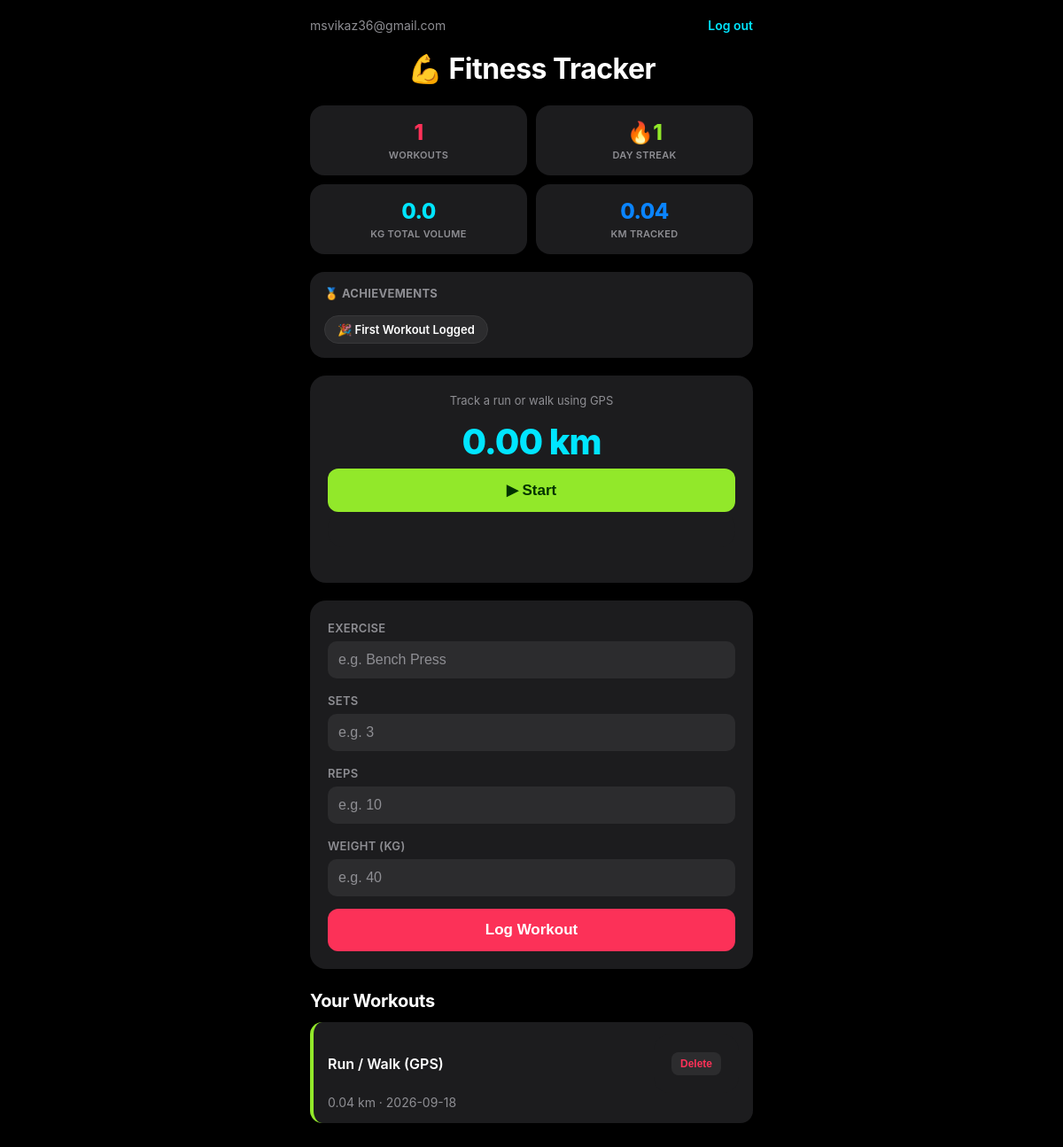
The page / (signed in) on the database its author committed.
### tables this page shows
CREATE TABLE workouts (
            id INTEGER PRIMARY KEY AUTOINCREMENT,
            user_id INTEGER NOT NULL,
            exercise TEXT NOT NULL,
            sets INTEGER NOT NULL,
            reps INTEGER NOT NULL,
            weight REAL NOT NULL,
            distance REAL DEFAULT 0,
            date TEXT NOT NULL,
            FOREIGN KEY (user_id) REFERENCES users (id)
        );

### app.py (the view)
@app.route('/')
@login_required
def home():
    conn = sqlite3.connect('workouts.db')
    cursor = conn.cursor()
    cursor.execute('SELECT * FROM workouts WHERE user_id = ? ORDER BY id DESC', (session['user_id'],))
    workouts = cursor.fetchall()
    conn.close()
    stats = get_stats(session['user_id'])
    return render_template('index.html', workouts=workouts, email=session.get('email'), stats=stats)

### app.py (called while the page is built)
def login_required(f):
    @wraps(f)
    def decorated_function(*args, **kwargs):
        if 'user_id' not in session:
            return redirect('/login')
        return f(*args, **kwargs)
    return decorated_function

### templates/index.html (shortened to what this page needs)
<!DOCTYPE html>
<html lang="en">
<head>
</head>
<body>
    <div class="topbar">
        <span>{{ email }}</span>
        <a href="/logout">Log out</a>
    </div>
    <h1>💪 Fitness Tracker</h1>
    <div class="stats-grid">
        <div class="stat-card">
            <div class="value">{{ stats.total_workouts }}</div>
            <div class="label">Workouts</div>
        </div>
        <div class="stat-card">
            <div class="value">🔥{{ stats.streak }}</div>
            <div class="label">Day Streak</div>
        </div>
        <div class="stat-card">
            <div class="value">{{ stats.total_volume }}</div>
            <div class="label">kg Total Volume</div>
        </div>
        <div class="stat-card">
            <div class="value">{{ stats.total_distance }}</div>
            <div class="label">km Tracked</div>
        </div>
    </div>
    {% if stats.achievements %}
    <div class="achievements">
        <h3>🏅 Achievements</h3>
        {% for badge in stats.achievements %}
            <span class="badge">{{ badge }}</span>
        {% endfor %}
    </div>
    {% endif %}
    <div class="tracker-card">
        <div class="tracker-status" id="trackerStatus">Track a run or walk using GPS</div>
        <div class="tracker-distance" id="trackerDistance">0.00 km</div>
        <div class="tracker-buttons">
            <button id="startBtn" onclick="startTracking()">▶ Start</button>
        </div>
        <form id="saveForm" action="/add_run" method="POST">
        </form>
    </div>
    <form action="/add" method="POST">
        <label>Exercise</label>
        <input type="text" name="exercise" list="exercise-options" required placeholder="e.g. Bench Press" autocomplete="off">
        <label>Sets</label>
        <input type="number" name="sets" required placeholder="e.g. 3">
        <label>Reps</label>
        <input type="number" name="reps" required placeholder="e.g. 10">
        <label>Weight (kg)</label>
        <input type="number" step="0.5" name="weight" required placeholder="e.g. 40">
        <button type="submit">Log Workout</button>
    </form>
    <h2>Your Workouts</h2>
    {% for workout in workouts %}
        <div class="workout">
            <div class="workout-row">
                {% if workout[6] and workout[6] > 0 %}
                    <b>{{ workout[2] }}</b>
                {% else %}
                    <b><a href="/exercise/{{ workout[2] }}">{{ workout[2] }}</a></b>
                {% endif %}
                <div class="workout-actions">
                    <form action="/delete/{{ workout[0] }}" method="POST" style="margin:0;">
                        <button class="delete-btn" type="submit" onclick="return confirm('Delete this workout?')">Delete</button>
                    </form>
                </div>
            </div>
            {% if workout[6] and workout[6] > 0 %}
                <span>{{ "%.2f"|format(workout[6]) }} km &middot; {{ workout[7] }}</span>
            {% else %}
                <span>{{ workout[3] }} sets × {{ workout[4] }} reps @ {{ workout[5] }} kg &middot; {{ workout[7] }}</span>
            {% endif %}
        </div>
    {% else %}
        <p>No workouts logged yet. Add your first one above!</p>
    {% endfor %}
</body>
</html>

### templates/index.html (style rules this page uses)
:root { --bg: #000000; --card: #1c1c1e; --card-2: #2c2c2e; --text: #ffffff; --text-dim: #8e8e93; --red: #fc3158; --green: #92e82a; --cyan: #00e5ff; --blue: #0a84ff; --separator: #38383a; }
* { -webkit-font-smoothing: antialiased; }
body { font-family: -apple-system, BlinkMacSystemFont, "SF Pro Display", "SF Pro Text", Helvetica, Arial, sans-serif; max-width: 500px; margin: 0 auto; padding: 20px; background: var(--bg); color: var(--text); }
h1 { text-align: center; color: var(--text); font-weight: 700; letter-spacing: -0.5px; }
h2 { font-size: 20px; font-weight: 700; letter-spacing: -0.3px; margin: 24px 0 12px 0; }
form { background: var(--card); padding: 20px; border-radius: 18px; margin-bottom: 20px; }
input { width: 100%; padding: 12px; margin: 6px 0 14px 0; border: none; background: var(--card-2); color: var(--text); border-radius: 10px; box-sizing: border-box; font-size: 16px; }
input::placeholder { color: var(--text-dim); }
label { font-size: 13px; color: var(--text-dim); font-weight: 600; text-transform: uppercase; letter-spacing: 0.3px; }
button { width: 100%; padding: 14px; background: var(--red); color: white; border: none; border-radius: 12px; font-size: 17px; font-weight: 700; }
.workout { background: var(--card); padding: 14px 16px; border-radius: 14px; margin-bottom: 10px; border-left: 4px solid var(--green); }
.workout b { font-size: 16px; font-weight: 600; }
.workout span { color: var(--text-dim); font-size: 14px; }
.workout-row { display: flex; justify-content: space-between; align-items: center; }
.workout-actions { display: flex; gap: 8px; }
.workout-actions a, .workout-actions button { font-size: 12px; font-weight: 600; padding: 6px 10px; border-radius: 8px; border: none; text-decoration: none; }
.delete-btn { background: var(--card-2); color: var(--red); }
.topbar { display: flex; justify-content: space-between; align-items: center; font-size: 14px; color: var(--text-dim); margin-bottom: 10px; }
.topbar a { color: var(--cyan); text-decoration: none; font-weight: 600; }
.stats-grid { display: grid; grid-template-columns: repeat(2, 1fr); gap: 10px; margin-bottom: 20px; }
.stat-card { background: var(--card); border-radius: 16px; padding: 16px 8px; text-align: center; }
.stat-card:nth-child(1) .value { color: var(--red); }
.stat-card:nth-child(2) .value { color: var(--green); }
.stat-card:nth-child(3) .value { color: var(--cyan); }
.stat-card:nth-child(4) .value { color: var(--blue); }
.stat-card .value { font-size: 24px; font-weight: 800; letter-spacing: -0.5px; }
.stat-card .label { font-size: 11px; color: var(--text-dim); margin-top: 4px; text-transform: uppercase; font-weight: 600; letter-spacing: 0.3px; }
.tracker-card { background: var(--card); border-radius: 18px; padding: 20px; margin-bottom: 20px; text-align: center; }
.tracker-distance { font-size: 40px; font-weight: 800; color: var(--cyan); letter-spacing: -1px; margin: 6px 0; }
.tracker-status { font-size: 13px; color: var(--text-dim); margin-bottom: 14px; }
.tracker-buttons { display: flex; gap: 10px; }
.tracker-buttons button { flex: 1; }
#startBtn { background: var(--green); color: #003300; }
.achievements { background: var(--card); border-radius: 16px; padding: 16px; margin-bottom: 20px; }
.achievements h3 { margin-top: 0; font-size: 13px; color: var(--text-dim); text-transform: uppercase; font-weight: 700; letter-spacing: 0.3px; }
.badge { display: inline-block; background: var(--card-2); border: 1px solid var(--separator); border-radius: 20px; padding: 7px 14px; font-size: 13px; font-weight: 600; margin: 4px 4px 0 0; }

### rows shown on the page
workouts: exercise "Run / Walk (GPS)", distance "0.04", date "2026-09-18"

### other values the page prints
{{ email }} "msvikaz36@gmail.com"
{{ stats.total_workouts }} "1"
{{ stats.streak }} "1"
{{ stats.total_volume }} "0.0"
{{ stats.total_distance }} "0.04"
{{ badge }} "🎉 First Workout Logged"
